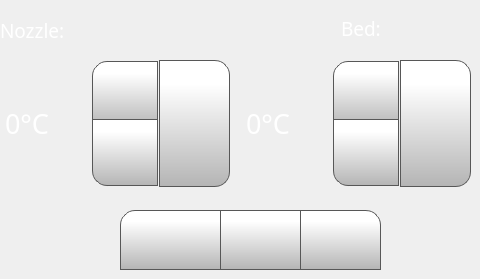
      <widget class="QWidget" name="temperatureTab">
       <attribute name="icon">
        <iconset>
         <normaloff>templates/img/thermometer.png</normaloff>
         <normalon>templates/img/thermometer_Selected.png</normalon>templates/img/thermometer.png</iconset>
       </attribute>
       <attribute name="title">
        <string/>
       </attribute>
       <widget class="QLabel" name="toolLabel">
        <property name="geometry">
         <rect>
          <x>0</x>
          <y>20</y>
          <width>70</width>
          <height>21</height>
         </rect>
        </property>
        <property name="font">
         <font>
          <family>Gotham Light</family>
          <pointsize>14</pointsize>
          <weight>50</weight>
          <bold>false</bold>
         </font>
        </property>
        <property name="contextMenuPolicy">
         <enum>Qt::NoContextMenu</enum>
        </property>
        <property name="styleSheet">
         <string notr="true">color: rgb(255, 255, 255);</string>
        </property>
        <property name="text">
         <string>Nozzle:</string>
        </property>
       </widget>
       <widget class="QPushButton" name="cooldownButton">
        <property name="geometry">
         <rect>
          <x>120</x>
          <y>210</y>
          <width>101</width>
          <height>60</height>
         </rect>
        </property>
        <property name="minimumSize">
         <size>
          <width>0</width>
          <height>0</height>
         </size>
        </property>
        <property name="font">
         <font>
          <family>Gotham</family>
          <pointsize>15</pointsize>
         </font>
        </property>
        <property name="contextMenuPolicy">
         <enum>Qt::NoContextMenu</enum>
        </property>
        <property name="styleSheet">
         <string notr="true">QPushButton {
    border: 1px solid rgb(87, 87, 87);
	background-color: qlineargradient(spread:pad, x1:0, y1:1, x2:0, y2:0.188, stop:0 rgba(180, 180, 180, 255), stop:1 rgba(255, 255, 255, 255));
border-top-left-radius: 15px;
}

QPushButton:pressed {
    background-color: qlineargradient(x1: 0, y1: 0, x2: 0, y2: 1,
                                      stop: 0 #dadbde, stop: 1 #f6f7fa);
}

QPushButton:flat {
    border: none; /* no border for a flat push button */
}

QPushButton:default {
    border-color: navy; /* make the default button prominent */
}

QPushButton:focus {
	outline: none;
}</string>
        </property>
        <property name="text">
         <string/>
        </property>
        <property name="icon">
         <iconset>
          <normaloff>templates/img/snowflake.png</normaloff>templates/img/snowflake.png</iconset>
        </property>
        <property name="iconSize">
         <size>
          <width>40</width>
          <height>40</height>
         </size>
        </property>
       </widget>
       <widget class="QPushButton" name="fanOffButton">
        <property name="geometry">
         <rect>
          <x>300</x>
          <y>210</y>
          <width>81</width>
          <height>60</height>
         </rect>
        </property>
        <property name="minimumSize">
         <size>
          <width>0</width>
          <height>0</height>
         </size>
        </property>
        <property name="font">
         <font>
          <family>Gotham</family>
          <pointsize>15</pointsize>
         </font>
        </property>
        <property name="contextMenuPolicy">
         <enum>Qt::NoContextMenu</enum>
        </property>
        <property name="styleSheet">
         <string notr="true">QPushButton {
     border: 1px solid rgb(87, 87, 87);

	background-color: qlineargradient(spread:pad, x1:0, y1:1, x2:0, y2:0.188, stop:0 rgba(180, 180, 180, 255), stop:1 rgba(255, 255, 255, 255));
border-top-right-radius: 15px;
}

QPushButton:pressed {
    background-color: qlineargradient(x1: 0, y1: 0, x2: 0, y2: 1,
                                      stop: 0 #dadbde, stop: 1 #f6f7fa);
}

QPushButton:flat {
    border: none; /* no border for a flat push button */
}

QPushButton:default {
    border-color: navy; /* make the default button prominent */
}

QPushButton:focus {
	outline: none;
}</string>
        </property>
        <property name="text">
         <string/>
        </property>
        <property name="icon">
         <iconset>
          <normaloff>templates/img/fan-black-silhouette-off.png</normaloff>templates/img/fan-black-silhouette-off.png</iconset>
        </property>
        <property name="iconSize">
         <size>
          <width>40</width>
          <height>40</height>
         </size>
        </property>
        <property name="checkable">
         <bool>false</bool>
        </property>
        <property name="autoDefault">
         <bool>false</bool>
        </property>
        <property name="default">
         <bool>false</bool>
        </property>
        <property name="flat">
         <bool>false</bool>
        </property>
       </widget>
       <widget class="QPushButton" name="fanOnButton">
        <property name="geometry">
         <rect>
          <x>220</x>
          <y>210</y>
          <width>81</width>
          <height>60</height>
         </rect>
        </property>
        <property name="minimumSize">
         <size>
          <width>0</width>
          <height>0</height>
         </size>
        </property>
        <property name="font">
         <font>
          <family>Gotham</family>
          <pointsize>15</pointsize>
         </font>
        </property>
        <property name="contextMenuPolicy">
         <enum>Qt::NoContextMenu</enum>
        </property>
        <property name="styleSheet">
         <string notr="true">QPushButton {
     border: 1px solid rgb(87, 87, 87);

	background-color: qlineargradient(spread:pad, x1:0, y1:1, x2:0, y2:0.188, stop:0 rgba(180, 180, 180, 255), stop:1 rgba(255, 255, 255, 255));
}

QPushButton:pressed {
    background-color: qlineargradient(x1: 0, y1: 0, x2: 0, y2: 1,
                                      stop: 0 #dadbde, stop: 1 #f6f7fa);
}

QPushButton:flat {
    border: none; /* no border for a flat push button */
}

QPushButton:default {
    border-color: navy; /* make the default button prominent */
}

QPushButton:focus {
	outline: none;
}</string>
        </property>
        <property name="text">
         <string/>
        </property>
        <property name="icon">
         <iconset>
          <normaloff>templates/img/fan-black-silhouette.png</normaloff>templates/img/fan-black-silhouette.png</iconset>
        </property>
        <property name="iconSize">
         <size>
          <width>40</width>
          <height>40</height>
         </size>
        </property>
        <property name="checkable">
         <bool>false</bool>
        </property>
        <property name="autoDefault">
         <bool>false</bool>
        </property>
        <property name="default">
         <bool>false</bool>
        </property>
        <property name="flat">
         <bool>false</bool>
        </property>
       </widget>
       <widget class="QSpinBox" name="toolTempSpinBox">
        <property name="geometry">
         <rect>
          <x>0</x>
          <y>58</y>
          <width>161</width>
          <height>131</height>
         </rect>
        </property>
        <property name="font">
         <font>
          <family>Gotham</family>
          <pointsize>20</pointsize>
         </font>
        </property>
        <property name="contextMenuPolicy">
         <enum>Qt::NoContextMenu</enum>
        </property>
        <property name="styleSheet">
         <string notr="true">QSpinBox {
    padding-right: 5px; /* make room for the arrows */
	color: rgb(255, 255, 255);
	background-color: rgba(255, 255, 255, 0);
   
}
QSpinBox ::text:selected {
	/* background-color: rgb(255, 146, 57); */
   background-color: rgb(40, 40, 40);
}
QSpinBox::up-button {
     border: 1px solid rgb(87, 87, 87);


	background-color: qlineargradient(spread:pad, x1:0, y1:1, x2:0, y2:0.188, stop:0 rgba(180, 180, 180, 255), stop:1 rgba(255, 255, 255, 255));
    width: 60px;
     height: 61px;
    padding: 2px;
border-top-left-radius: 15px;
}

QSpinBox::up-arrow { image: url(./templates/img/arrows.png);
    width: 40px;
     height: 40px;
padding: 5px; }



QSpinBox::up-button:pressed {
    background-color: qlineargradient(x1: 0, y1: 0, x2: 0, y2: 1,
                                      stop: 0 #dadbde, stop: 1 #f6f7fa);
}


QSpinBox::down-button {
     border: 1px solid rgb(87, 87, 87);
border-bottom-left-radius: 15px;
	background-color: qlineargradient(spread:pad, x1:0, y1:1, x2:0, y2:0.188, stop:0 rgba(180, 180, 180, 255), stop:1 rgba(255, 255, 255, 255));
    width: 60px;
     height: 61px;
    padding: 2px;
}

QSpinBox::down-arrow {image: url(./templates/img/arrows-5.png);
    width: 40px;
     height: 40px;
padding: 5px;
}

QSpinBox::down-button:pressed {
    background-color: qlineargradient(x1: 0, y1: 0, x2: 0, y2: 1,
                                      stop: 0 #dadbde, stop: 1 #f6f7fa);

}

</string>
        </property>
        <property name="readOnly">
         <bool>false</bool>
        </property>
        <property name="buttonSymbols">
         <enum>QAbstractSpinBox::UpDownArrows</enum>
        </property>
        <property name="accelerated">
         <bool>true</bool>
        </property>
        <property name="suffix">
         <string>°C</string>
        </property>
        <property name="maximum">
         <number>300</number>
        </property>
        <property name="singleStep">
         <number>1</number>
        </property>
        <property name="value">
         <number>0</number>
        </property>
       </widget>
       <widget class="QPushButton" name="setToolTempButton">
        <property name="geometry">
         <rect>
          <x>159</x>
          <y>60</y>
          <width>71</width>
          <height>127</height>
         </rect>
        </property>
        <property name="font">
         <font>
          <family>Gotham</family>
          <pointsize>13</pointsize>
         </font>
        </property>
        <property name="contextMenuPolicy">
         <enum>Qt::NoContextMenu</enum>
        </property>
        <property name="styleSheet">
         <string notr="true">QPushButton {
     border: 1px solid rgb(87, 87, 87);
	background-color: qlineargradient(spread:pad, x1:0, y1:1, x2:0, y2:0.188, stop:0 rgba(180, 180, 180, 255), stop:1 rgba(255, 255, 255, 255));
border-bottom-right-radius: 15px;
border-top-right-radius: 15px;

}

QPushButton:pressed {
    background-color: qlineargradient(x1: 0, y1: 0, x2: 0, y2: 1,
                                      stop: 0 #dadbde, stop: 1 #f6f7fa);
}

QPushButton:flat {
    border: none; /* no border for a flat push button */
}

QPushButton:default {
    border-color: navy; /* make the default button prominent */
}

QPushButton:focus {
	outline: none;
}</string>
        </property>
        <property name="text">
         <string/>
        </property>
        <property name="icon">
         <iconset>
          <normaloff>templates/img/verification-mark.png</normaloff>templates/img/verification-mark.png</iconset>
        </property>
        <property name="iconSize">
         <size>
          <width>50</width>
          <height>50</height>
         </size>
        </property>
       </widget>
       <widget class="QSpinBox" name="bedTempSpinBox">
        <property name="geometry">
         <rect>
          <x>241</x>
          <y>58</y>
          <width>161</width>
          <height>131</height>
         </rect>
        </property>
        <property name="font">
         <font>
          <family>Gotham</family>
          <pointsize>20</pointsize>
         </font>
        </property>
        <property name="contextMenuPolicy">
         <enum>Qt::NoContextMenu</enum>
        </property>
        <property name="styleSheet">
         <string notr="true">QSpinBox {
    padding-right: 5px; /* make room for the arrows */
	color: rgb(255, 255, 255);
	background-color: rgba(255, 255, 255, 0);
   
}
QSpinBox ::text:selected {
	background-color: rgb(255, 146, 57);
   
}
QSpinBox::up-button {
     border: 1px solid rgb(87, 87, 87);

border-top-left-radius: 15px;
	background-color: qlineargradient(spread:pad, x1:0, y1:1, x2:0, y2:0.188, stop:0 rgba(180, 180, 180, 255), stop:1 rgba(255, 255, 255, 255));
    width: 60px;
     height: 61px;
    padding: 2px;
}

QSpinBox::up-arrow { image: url(./templates/img/arrows.png);
    width: 40px;
     height: 40px;
padding: 5px; }



QSpinBox::up-button:pressed {
    background-color: qlineargradient(x1: 0, y1: 0, x2: 0, y2: 1,
                                      stop: 0 #dadbde, stop: 1 #f6f7fa);
}


QSpinBox::down-button {
     border: 1px solid rgb(87, 87, 87);
border-bottom-left-radius: 15px;
	background-color: qlineargradient(spread:pad, x1:0, y1:1, x2:0, y2:0.188, stop:0 rgba(180, 180, 180, 255), stop:1 rgba(255, 255, 255, 255));
    width: 60px;
     height: 61px;
    padding: 2px;
}

QSpinBox::down-arrow {image: url(./templates/img/arrows-5.png);
    width: 40px;
     height: 40px;
padding: 5px;
}

QSpinBox::down-button:pressed {
    background-color: qlineargradient(x1: 0, y1: 0, x2: 0, y2: 1,
                                      stop: 0 #dadbde, stop: 1 #f6f7fa);

}

</string>
        </property>
        <property name="readOnly">
         <bool>false</bool>
        </property>
        <property name="buttonSymbols">
         <enum>QAbstractSpinBox::UpDownArrows</enum>
        </property>
        <property name="accelerated">
         <bool>true</bool>
        </property>
        <property name="suffix">
         <string>°C</string>
        </property>
        <property name="maximum">
         <number>150</number>
        </property>
        <property name="singleStep">
         <number>1</number>
        </property>
        <property name="value">
         <number>0</number>
        </property>
       </widget>
       <widget class="QLabel" name="bedLabel_2">
        <property name="geometry">
         <rect>
          <x>341</x>
          <y>18</y>
          <width>70</width>
          <height>21</height>
         </rect>
        </property>
        <property name="font">
         <font>
          <family>Gotham Light</family>
          <pointsize>14</pointsize>
          <weight>50</weight>
          <bold>false</bold>
         </font>
        </property>
        <property name="contextMenuPolicy">
         <enum>Qt::NoContextMenu</enum>
        </property>
        <property name="styleSheet">
         <string notr="true">color: rgb(255, 255, 255);</string>
        </property>
        <property name="text">
         <string>Bed:</string>
        </property>
       </widget>
       <widget class="QPushButton" name="setBedTempButton">
        <property name="geometry">
         <rect>
          <x>400</x>
          <y>60</y>
          <width>71</width>
          <height>127</height>
         </rect>
        </property>
        <property name="font">
         <font>
          <family>Gotham</family>
          <pointsize>13</pointsize>
         </font>
        </property>
        <property name="contextMenuPolicy">
         <enum>Qt::NoContextMenu</enum>
        </property>
        <property name="styleSheet">
         <string notr="true">QPushButton {
     border: 1px solid rgb(87, 87, 87);
	background-color: qlineargradient(spread:pad, x1:0, y1:1, x2:0, y2:0.188, stop:0 rgba(180, 180, 180, 255), stop:1 rgba(255, 255, 255, 255));
border-top-right-radius: 15px;
border-bottom-right-radius: 15px;

}

QPushButton:pressed {
    background-color: qlineargradient(x1: 0, y1: 0, x2: 0, y2: 1,
                                      stop: 0 #dadbde, stop: 1 #f6f7fa);
}

QPushButton:flat {
    border: none; /* no border for a flat push button */
}

QPushButton:default {
    border-color: navy; /* make the default button prominent */
}

QPushButton:focus {
	outline: none;
}</string>
        </property>
        <property name="text">
         <string/>
        </property>
        <property name="icon">
         <iconset>
          <normaloff>templates/img/verification-mark.png</normaloff>templates/img/verification-mark.png</iconset>
        </property>
        <property name="iconSize">
         <size>
          <width>50</width>
          <height>50</height>
         </size>
        </property>
       </widget>
       <zorder>toolLabel</zorder>
       <zorder>cooldownButton</zorder>
       <zorder>fanOffButton</zorder>
       <zorder>fanOnButton</zorder>
       <zorder>setToolTempButton</zorder>
       <zorder>toolTempSpinBox</zorder>
       <zorder>bedTempSpinBox</zorder>
       <zorder>bedLabel_2</zorder>
       <zorder>setBedTempButton</zorder>
      </widget>
